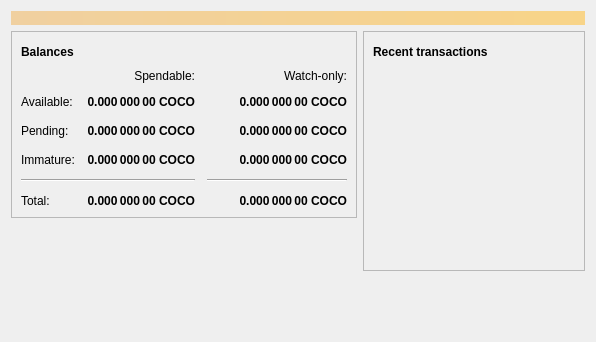
<?xml version="1.0" encoding="UTF-8"?>
<ui version="4.0">
 <class>OverviewPage</class>
 <widget class="QWidget" name="OverviewPage">
  <property name="geometry">
   <rect>
    <x>0</x>
    <y>0</y>
    <width>596</width>
    <height>342</height>
   </rect>
  </property>
  <property name="windowTitle">
   <string>Form</string>
  </property>
  <layout class="QVBoxLayout" name="topLayout">
   <item>
    <widget class="QLabel" name="labelAlerts">
     <property name="visible">
      <bool>false</bool>
     </property>
     <property name="styleSheet">
      <string notr="true">QLabel { background-color: qlineargradient(x1: 0, y1: 0, x2: 1, y2: 0, stop:0 #F0D0A0, stop:1 #F8D488); color:#000000; }</string>
     </property>
     <property name="wordWrap">
      <bool>true</bool>
     </property>
     <property name="margin">
      <number>3</number>
     </property>
     <property name="textInteractionFlags">
      <set>Qt::TextSelectableByMouse</set>
     </property>
    </widget>
   </item>
   <item>
    <layout class="QHBoxLayout" name="horizontalLayout" stretch="1,1">
     <item>
      <layout class="QVBoxLayout" name="verticalLayout_2">
       <item>
        <widget class="QFrame" name="frame">
         <property name="frameShape">
          <enum>QFrame::StyledPanel</enum>
         </property>
         <property name="frameShadow">
          <enum>QFrame::Raised</enum>
         </property>
         <layout class="QVBoxLayout" name="verticalLayout_4">
          <item>
           <layout class="QHBoxLayout" name="horizontalLayout_4">
            <item>
             <widget class="QLabel" name="label_5">
              <property name="font">
               <font>
                <weight>75</weight>
                <bold>true</bold>
               </font>
              </property>
              <property name="text">
               <string>Balances</string>
              </property>
             </widget>
            </item>
            <item>
             <widget class="QPushButton" name="labelWalletStatus">
              <property name="enabled">
               <bool>true</bool>
              </property>
              <property name="maximumSize">
               <size>
                <width>30</width>
                <height>16777215</height>
               </size>
              </property>
              <property name="toolTip">
               <string>The displayed information may be out of date. Your wallet automatically synchronizes with the Compchain network after a connection is established, but this process has not completed yet.</string>
              </property>
              <property name="text">
               <string/>
              </property>
              <property name="icon">
               <iconset resource="../compchain.qrc">
                <normaloff>:/icons/warning</normaloff>
                <disabledoff>:/icons/warning</disabledoff>:/icons/warning</iconset>
              </property>
              <property name="iconSize">
               <size>
                <width>24</width>
                <height>24</height>
               </size>
              </property>
              <property name="flat">
               <bool>true</bool>
              </property>
             </widget>
            </item>
            <item>
             <spacer name="horizontalSpacer_3">
              <property name="orientation">
               <enum>Qt::Horizontal</enum>
              </property>
              <property name="sizeHint" stdset="0">
               <size>
                <width>40</width>
                <height>20</height>
               </size>
              </property>
             </spacer>
            </item>
           </layout>
          </item>
          <item>
           <layout class="QGridLayout" name="gridLayout">
            <property name="spacing">
             <number>12</number>
            </property>
            <item row="2" column="2">
             <widget class="QLabel" name="labelWatchPending">
              <property name="font">
               <font>
                <weight>75</weight>
                <bold>true</bold>
               </font>
              </property>
              <property name="cursor">
               <cursorShape>IBeamCursor</cursorShape>
              </property>
              <property name="toolTip">
               <string>Unconfirmed transactions to watch-only addresses</string>
              </property>
              <property name="text">
               <string notr="true">0.000 000 00 COCO</string>
              </property>
              <property name="alignment">
               <set>Qt::AlignRight|Qt::AlignTrailing|Qt::AlignVCenter</set>
              </property>
              <property name="textInteractionFlags">
               <set>Qt::LinksAccessibleByMouse|Qt::TextSelectableByKeyboard|Qt::TextSelectableByMouse</set>
              </property>
             </widget>
            </item>
            <item row="2" column="1">
             <widget class="QLabel" name="labelUnconfirmed">
              <property name="font">
               <font>
                <weight>75</weight>
                <bold>true</bold>
               </font>
              </property>
              <property name="cursor">
               <cursorShape>IBeamCursor</cursorShape>
              </property>
              <property name="toolTip">
               <string>Total of transactions that have yet to be confirmed, and do not yet count toward the spendable balance</string>
              </property>
              <property name="text">
               <string notr="true">0.000 000 00 COCO</string>
              </property>
              <property name="alignment">
               <set>Qt::AlignRight|Qt::AlignTrailing|Qt::AlignVCenter</set>
              </property>
              <property name="textInteractionFlags">
               <set>Qt::LinksAccessibleByMouse|Qt::TextSelectableByKeyboard|Qt::TextSelectableByMouse</set>
              </property>
             </widget>
            </item>
            <item row="3" column="2">
             <widget class="QLabel" name="labelWatchImmature">
              <property name="font">
               <font>
                <weight>75</weight>
                <bold>true</bold>
               </font>
              </property>
              <property name="cursor">
               <cursorShape>IBeamCursor</cursorShape>
              </property>
              <property name="toolTip">
               <string>Mined balance in watch-only addresses that has not yet matured</string>
              </property>
              <property name="text">
               <string notr="true">0.000 000 00 COCO</string>
              </property>
              <property name="alignment">
               <set>Qt::AlignRight|Qt::AlignTrailing|Qt::AlignVCenter</set>
              </property>
              <property name="textInteractionFlags">
               <set>Qt::LinksAccessibleByMouse|Qt::TextSelectableByKeyboard|Qt::TextSelectableByMouse</set>
              </property>
             </widget>
            </item>
            <item row="4" column="0" colspan="2">
             <widget class="Line" name="line">
              <property name="orientation">
               <enum>Qt::Horizontal</enum>
              </property>
             </widget>
            </item>
            <item row="4" column="2">
             <widget class="Line" name="lineWatchBalance">
              <property name="sizePolicy">
               <sizepolicy hsizetype="Preferred" vsizetype="Fixed">
                <horstretch>0</horstretch>
                <verstretch>0</verstretch>
               </sizepolicy>
              </property>
              <property name="minimumSize">
               <size>
                <width>140</width>
                <height>0</height>
               </size>
              </property>
              <property name="orientation">
               <enum>Qt::Horizontal</enum>
              </property>
             </widget>
            </item>
            <item row="5" column="0">
             <widget class="QLabel" name="labelTotalText">
              <property name="text">
               <string>Total:</string>
              </property>
             </widget>
            </item>
            <item row="3" column="1">
             <widget class="QLabel" name="labelImmature">
              <property name="font">
               <font>
                <weight>75</weight>
                <bold>true</bold>
               </font>
              </property>
              <property name="cursor">
               <cursorShape>IBeamCursor</cursorShape>
              </property>
              <property name="toolTip">
               <string>Mined balance that has not yet matured</string>
              </property>
              <property name="text">
               <string notr="true">0.000 000 00 COCO</string>
              </property>
              <property name="alignment">
               <set>Qt::AlignRight|Qt::AlignTrailing|Qt::AlignVCenter</set>
              </property>
              <property name="textInteractionFlags">
               <set>Qt::LinksAccessibleByMouse|Qt::TextSelectableByKeyboard|Qt::TextSelectableByMouse</set>
              </property>
             </widget>
            </item>
            <item row="2" column="3">
             <spacer name="horizontalSpacer_2">
              <property name="orientation">
               <enum>Qt::Horizontal</enum>
              </property>
              <property name="sizeHint" stdset="0">
               <size>
                <width>40</width>
                <height>20</height>
               </size>
              </property>
             </spacer>
            </item>
            <item row="3" column="0">
             <widget class="QLabel" name="labelImmatureText">
              <property name="text">
               <string>Immature:</string>
              </property>
             </widget>
            </item>
            <item row="5" column="1">
             <widget class="QLabel" name="labelTotal">
              <property name="font">
               <font>
                <weight>75</weight>
                <bold>true</bold>
               </font>
              </property>
              <property name="cursor">
               <cursorShape>IBeamCursor</cursorShape>
              </property>
              <property name="toolTip">
               <string>Your current total balance</string>
              </property>
              <property name="text">
               <string notr="true">0.000 000 00 COCO</string>
              </property>
              <property name="alignment">
               <set>Qt::AlignRight|Qt::AlignTrailing|Qt::AlignVCenter</set>
              </property>
              <property name="textInteractionFlags">
               <set>Qt::LinksAccessibleByMouse|Qt::TextSelectableByKeyboard|Qt::TextSelectableByMouse</set>
              </property>
             </widget>
            </item>
            <item row="5" column="2">
             <widget class="QLabel" name="labelWatchTotal">
              <property name="font">
               <font>
                <weight>75</weight>
                <bold>true</bold>
               </font>
              </property>
              <property name="cursor">
               <cursorShape>IBeamCursor</cursorShape>
              </property>
              <property name="toolTip">
               <string>Current total balance in watch-only addresses</string>
              </property>
              <property name="text">
               <string notr="true">0.000 000 00 COCO</string>
              </property>
              <property name="alignment">
               <set>Qt::AlignRight|Qt::AlignTrailing|Qt::AlignVCenter</set>
              </property>
              <property name="textInteractionFlags">
               <set>Qt::LinksAccessibleByMouse|Qt::TextSelectableByKeyboard|Qt::TextSelectableByMouse</set>
              </property>
             </widget>
            </item>
            <item row="0" column="2">
             <widget class="QLabel" name="labelWatchonly">
              <property name="text">
               <string>Watch-only:</string>
              </property>
              <property name="alignment">
               <set>Qt::AlignRight|Qt::AlignTrailing|Qt::AlignVCenter</set>
              </property>
             </widget>
            </item>
            <item row="1" column="0">
             <widget class="QLabel" name="labelBalanceText">
              <property name="text">
               <string>Available:</string>
              </property>
             </widget>
            </item>
            <item row="1" column="1">
             <widget class="QLabel" name="labelBalance">
              <property name="font">
               <font>
                <weight>75</weight>
                <bold>true</bold>
               </font>
              </property>
              <property name="cursor">
               <cursorShape>IBeamCursor</cursorShape>
              </property>
              <property name="toolTip">
               <string>Your current spendable balance</string>
              </property>
              <property name="text">
               <string notr="true">0.000 000 00 COCO</string>
              </property>
              <property name="alignment">
               <set>Qt::AlignRight|Qt::AlignTrailing|Qt::AlignVCenter</set>
              </property>
              <property name="textInteractionFlags">
               <set>Qt::LinksAccessibleByMouse|Qt::TextSelectableByKeyboard|Qt::TextSelectableByMouse</set>
              </property>
             </widget>
            </item>
            <item row="1" column="2">
             <widget class="QLabel" name="labelWatchAvailable">
              <property name="font">
               <font>
                <weight>75</weight>
                <bold>true</bold>
               </font>
              </property>
              <property name="cursor">
               <cursorShape>IBeamCursor</cursorShape>
              </property>
              <property name="toolTip">
               <string>Your current balance in watch-only addresses</string>
              </property>
              <property name="text">
               <string notr="true">0.000 000 00 COCO</string>
              </property>
              <property name="alignment">
               <set>Qt::AlignRight|Qt::AlignTrailing|Qt::AlignVCenter</set>
              </property>
              <property name="textInteractionFlags">
               <set>Qt::LinksAccessibleByMouse|Qt::TextSelectableByKeyboard|Qt::TextSelectableByMouse</set>
              </property>
             </widget>
            </item>
            <item row="2" column="0">
             <widget class="QLabel" name="labelPendingText">
              <property name="text">
               <string>Pending:</string>
              </property>
             </widget>
            </item>
            <item row="0" column="1">
             <widget class="QLabel" name="labelSpendable">
              <property name="text">
               <string>Spendable:</string>
              </property>
              <property name="alignment">
               <set>Qt::AlignRight|Qt::AlignTrailing|Qt::AlignVCenter</set>
              </property>
             </widget>
            </item>
           </layout>
          </item>
         </layout>
        </widget>
       </item>
       <item>
        <spacer name="verticalSpacer">
         <property name="orientation">
          <enum>Qt::Vertical</enum>
         </property>
         <property name="sizeHint" stdset="0">
          <size>
           <width>20</width>
           <height>40</height>
          </size>
         </property>
        </spacer>
       </item>
      </layout>
     </item>
     <item>
      <layout class="QVBoxLayout" name="verticalLayout_3">
       <item>
        <widget class="QFrame" name="frame_2">
         <property name="frameShape">
          <enum>QFrame::StyledPanel</enum>
         </property>
         <property name="frameShadow">
          <enum>QFrame::Raised</enum>
         </property>
         <layout class="QVBoxLayout" name="verticalLayout">
          <item>
           <layout class="QHBoxLayout" name="horizontalLayout_2">
            <item>
             <widget class="QLabel" name="label_4">
              <property name="font">
               <font>
                <weight>75</weight>
                <bold>true</bold>
               </font>
              </property>
              <property name="text">
               <string>Recent transactions</string>
              </property>
             </widget>
            </item>
            <item>
             <widget class="QPushButton" name="labelTransactionsStatus">
              <property name="enabled">
               <bool>true</bool>
              </property>
              <property name="maximumSize">
               <size>
                <width>30</width>
                <height>16777215</height>
               </size>
              </property>
              <property name="toolTip">
               <string>The displayed information may be out of date. Your wallet automatically synchronizes with the Compchain network after a connection is established, but this process has not completed yet.</string>
              </property>
              <property name="text">
               <string/>
              </property>
              <property name="icon">
               <iconset resource="../compchain.qrc">
                <normaloff>:/icons/warning</normaloff>
                <disabledoff>:/icons/warning</disabledoff>:/icons/warning</iconset>
              </property>
              <property name="iconSize">
               <size>
                <width>24</width>
                <height>24</height>
               </size>
              </property>
              <property name="flat">
               <bool>true</bool>
              </property>
             </widget>
            </item>
            <item>
             <spacer name="horizontalSpacer">
              <property name="orientation">
               <enum>Qt::Horizontal</enum>
              </property>
              <property name="sizeHint" stdset="0">
               <size>
                <width>40</width>
                <height>20</height>
               </size>
              </property>
             </spacer>
            </item>
           </layout>
          </item>
          <item>
           <widget class="QListView" name="listTransactions">
            <property name="styleSheet">
             <string notr="true">QListView { background: transparent; }</string>
            </property>
            <property name="frameShape">
             <enum>QFrame::NoFrame</enum>
            </property>
            <property name="verticalScrollBarPolicy">
             <enum>Qt::ScrollBarAlwaysOff</enum>
            </property>
            <property name="horizontalScrollBarPolicy">
             <enum>Qt::ScrollBarAlwaysOff</enum>
            </property>
            <property name="selectionMode">
             <enum>QAbstractItemView::NoSelection</enum>
            </property>
           </widget>
          </item>
         </layout>
        </widget>
       </item>
       <item>
        <spacer name="verticalSpacer_2">
         <property name="orientation">
          <enum>Qt::Vertical</enum>
         </property>
         <property name="sizeHint" stdset="0">
          <size>
           <width>20</width>
           <height>40</height>
          </size>
         </property>
        </spacer>
       </item>
      </layout>
     </item>
    </layout>
   </item>
  </layout>
 </widget>
 <resources/>
 <connections/>
</ui>
